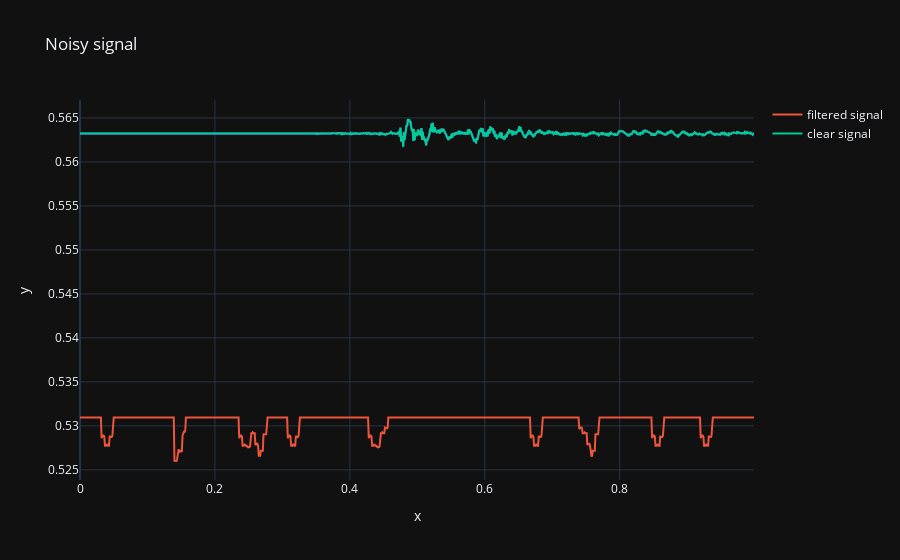

Notebook cell for this chart:
### Code cell
t = np.linspace(0, input_size, input_size * 10 ** 3, endpoint=False)
fig = px.line(x=t[:1000], y=noisy_signal[:1000], title='Noisy signal')
fig.add_scatter(x=t[:1000], y=filtered_signal[:1000], mode='lines', name='filtered signal')
fig.add_scatter(x=t[:1000], y=clear_signal[:1000], mode='lines', name='clear signal')
fig.show()

### Figure 1 — Plotly figure (JSON) as saved in the notebook; plotly's stock layout.template omitted (floating-point values rounded to 4 significant figures; data arrays with more than 128 entries replaced by an {"elided": "..."} marker saying what was removed)
{"data": [{"hovertemplate": "x=%{x}<br>y=%{y}<extra></extra>", "legendgroup": "", "line": {"color": "#636efa", "dash": "solid"}, "marker": {"symbol": "circle"}, "mode": "lines", "name": "", "orientation": "v", "showlegend": false, "x": {"elided": "1000 float values"}, "xaxis": "x", "y": {"elided": "1000 float values"}, "yaxis": "y", "type": "scatter"}, {"mode": "lines", "name": "filtered signal", "x": {"elided": "1000 float values"}, "y": {"elided": "1000 float values"}, "type": "scatter"}, {"mode": "lines", "name": "clear signal", "x": {"elided": "1000 float values"}, "y": {"elided": "1000 float values"}, "type": "scatter"}], "layout": {"xaxis": {"anchor": "y", "domain": [0.0, 1.0], "title": {"text": "x"}}, "yaxis": {"anchor": "x", "domain": [0.0, 1.0], "title": {"text": "y"}}, "legend": {"tracegroupgap": 0}, "title": {"text": "Noisy signal"}}}
